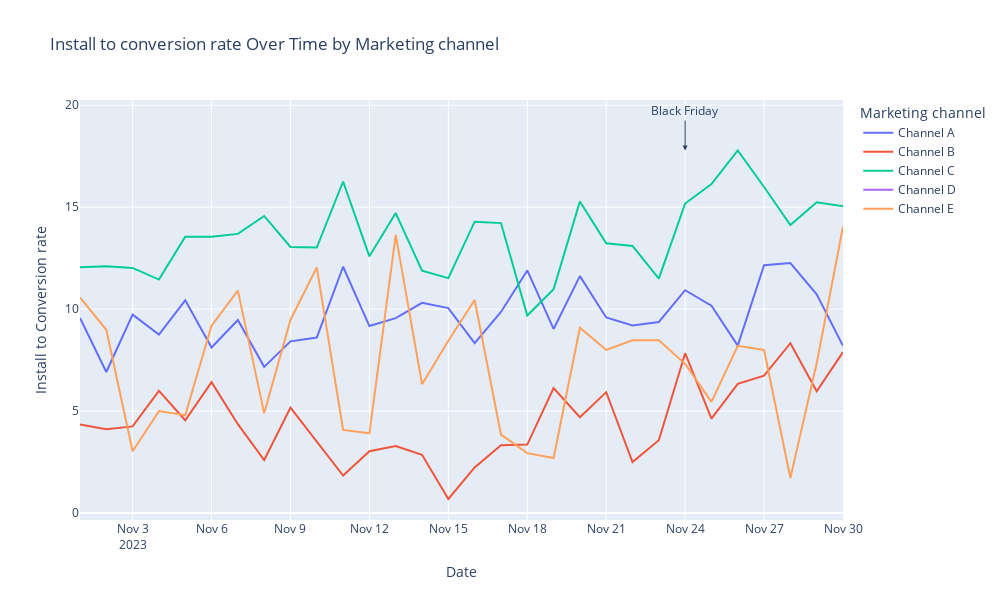

The cell this chart's notebook holds for it:
### Code cell
create_grouped_line_chart(
    df=df_channels_over_time[df_channels_over_time['country']=='DE'],
    x_column="date",
    y_column="install_to_conversion_rate",
    group_column="marketing_channel",
    y_label="Install to Conversion rate"
)
